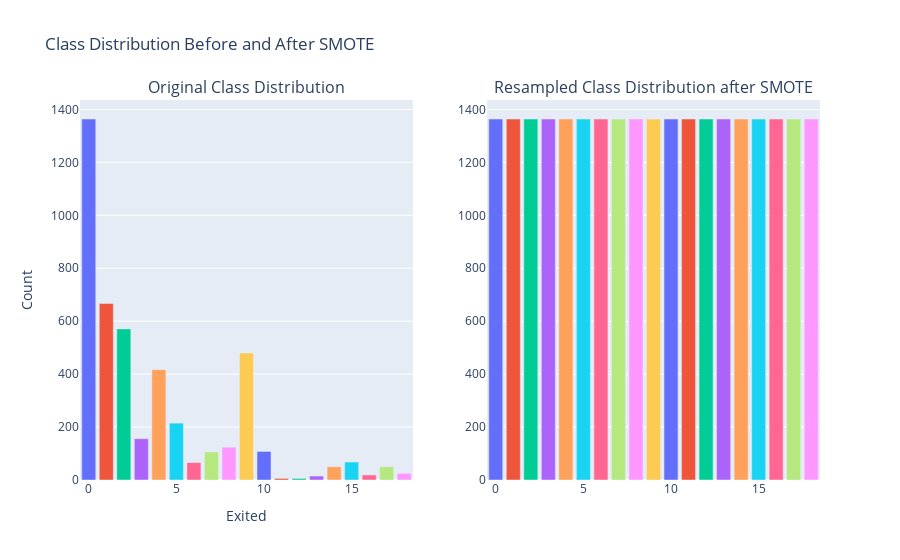

Notebook code cell kept with this figure:
### Code cell
import plotly.graph_objects as go
from plotly.subplots import make_subplots

# Generate distinct colors for each class using Plotly Express color scales
def generate_colors(n):
    color_scale = px.colors.qualitative.Plotly
    return [color_scale[i % len(color_scale)] for i in range(n)]

# Plot the class distribution before and after resampling
fig = make_subplots(rows=1, cols=2, subplot_titles=("Original Class Distribution", "Resampled Class Distribution after SMOTE"))

# Original class distribution
original_counts = y.value_counts().sort_index()
fig.add_trace(go.Bar(x=original_counts.index, y=original_counts.values, marker_color=generate_colors(len(original_counts)), showlegend=False), row=1, col=1)

# Resampled class distribution
resampled_counts = y_resampled.value_counts().sort_index()
fig.add_trace(go.Bar(x=resampled_counts.index, y=resampled_counts.values, marker_color=generate_colors(len(resampled_counts)), showlegend=False), row=1, col=2)

# Update layout
fig.update_layout(title_text="Class Distribution Before and After SMOTE", xaxis_title="Exited", yaxis_title="Count")

# Show plot
fig.show()

### Figure 1 — Plotly figure (JSON) as saved in the notebook; plotly's stock layout.template omitted (floating-point values rounded to 4 significant figures)
{"data": [{"marker": {"color": ["#636EFA", "#EF553B", "#00CC96", "#AB63FA", "#FFA15A", "#19D3F3", "#FF6692", "#B6E880", "#FF97FF", "#FECB52", "#636EFA", "#EF553B", "#00CC96", "#AB63FA", "#FFA15A", "#19D3F3", "#FF6692", "#B6E880", "#FF97FF"]}, "showlegend": false, "type": "bar", "x": [0, 1, 2, 3, 4, 5, 6, 7, 8, 9, 10, 11, 12, 13, 14, 15, 16, 17, 18], "xaxis": "x", "y": [1364, 667, 571, 156, 417, 215, 66, 106, 124, 480, 108, 6, 6, 15, 50, 68, 19, 50, 25], "yaxis": "y"}, {"marker": {"color": ["#636EFA", "#EF553B", "#00CC96", "#AB63FA", "#FFA15A", "#19D3F3", "#FF6692", "#B6E880", "#FF97FF", "#FECB52", "#636EFA", "#EF553B", "#00CC96", "#AB63FA", "#FFA15A", "#19D3F3", "#FF6692", "#B6E880", "#FF97FF"]}, "showlegend": false, "type": "bar", "x": [0, 1, 2, 3, 4, 5, 6, 7, 8, 9, 10, 11, 12, 13, 14, 15, 16, 17, 18], "xaxis": "x2", "y": [1364, 1364, 1364, 1364, 1364, 1364, 1364, 1364, 1364, 1364, 1364, 1364, 1364, 1364, 1364, 1364, 1364, 1364, 1364], "yaxis": "y2"}], "layout": {"annotations": [{"font": {"size": 16}, "showarrow": false, "text": "Original Class Distribution", "x": 0.225, "xanchor": "center", "xref": "paper", "y": 1, "yanchor": "bottom", "yref": "paper"}, {"font": {"size": 16}, "showarrow": false, "text": "Resampled Class Distribution after SMOTE", "x": 0.775, "xanchor": "center", "xref": "paper", "y": 1, "yanchor": "bottom", "yref": "paper"}], "title": {"text": "Class Distribution Before and After SMOTE"}, "xaxis": {"anchor": "y", "domain": [0, 0.45], "title": {"text": "Exited"}}, "xaxis2": {"anchor": "y2", "domain": [0.55, 1]}, "yaxis": {"anchor": "x", "domain": [0, 1], "title": {"text": "Count"}}, "yaxis2": {"anchor": "x2", "domain": [0, 1]}}}
